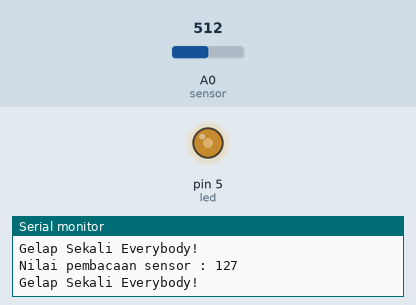
Bench run of a sketch on a simulated Arduino Uno, built with avr-gcc and run on an emulated ATmega328P. Parts: output pins drawn as LEDs (lit = HIGH), the last lines printed to the serial monitor. Inputs (shaded band) come from the test bench; at power-on: A0 (sensor) = 512.

Above: at 1.8 s.
1.9 s: A0 (sensor) set to 420
At 2.6 s:
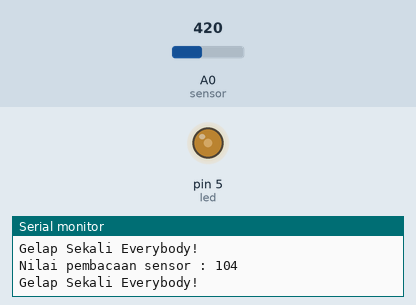
3.5 s: A0 (sensor) set to 388
At 5.3 s:
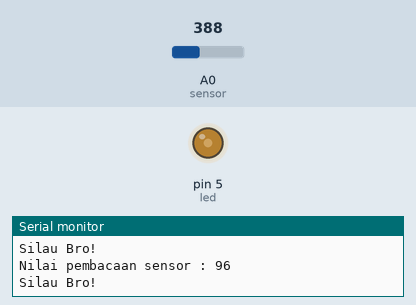
6.5 s: A0 (sensor) set to 122
At 7.7 s:
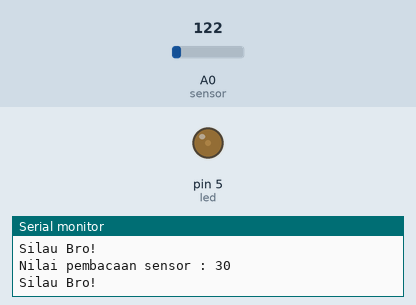
8.5 s: A0 (sensor) set to 0
At 9.3 s:
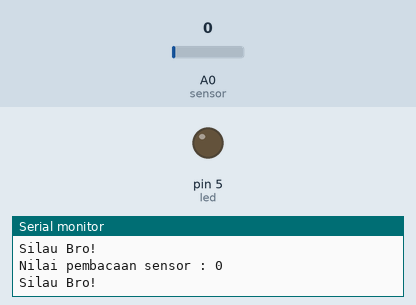
10.5 s: A0 (sensor) set to 716
At 12.0 s:
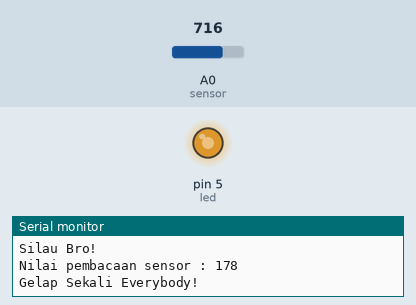
12.5 s: A0 (sensor) set to 511
At 13.6 s:
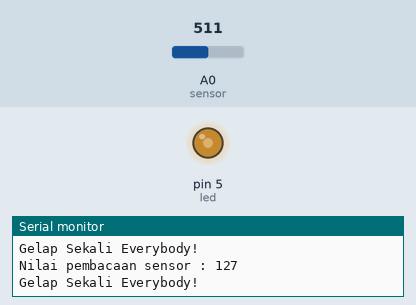
Timing chart, 0 to 15.5 s (numbered marks = the images above; inputs shaded):
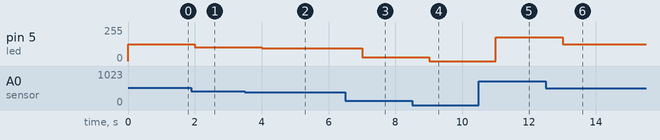

Measured:
- after the input at 1.9 s, pin 5 (led): 127/255 → 104/255 after 0.10 s
- after the input at 3.5 s, pin 5 (led): 104/255 → 96/255 after 0.50 s
- after the input at 6.5 s, pin 5 (led): 96/255 → 30/255 after 0.51 s
- after the input at 8.5 s, pin 5 (led): 30/255 → 0/255 after 0.51 s
- after the input at 10.5 s, pin 5 (led): 0/255 → 178/255 after 0.51 s
- after the input at 12.5 s, pin 5 (led): 178/255 → 127/255 after 0.51 s

The sketch:

4-11-21_Arduino_LDR.ino
```cpp
// Inisialisasi pin yang akan digunakan
int sensor = A0;
int led = 5;

void setup() {
  Serial.begin(9600);

  // Deklarasi pin sebagai I/O
  pinMode(led, OUTPUT);

}

void loop() {
  // Melakukan pembacaan nilai pada sensor
  int sensorRead = map(analogRead(sensor), 0, 1024, 0, 255);

  // Menampilkan nilai sensor pada Serial Monitor
  Serial.println("Nilai pembacaan sensor : " + String(sensorRead));

  // Logika
  if(sensorRead >= 100){
    Serial.println("Gelap Sekali Everybody!");
    analogWrite(led, sensorRead);
  }
  else{
    Serial.println("Silau Bro!");
    analogWrite(led, sensorRead);
  }
  delay(1000);

}
```
